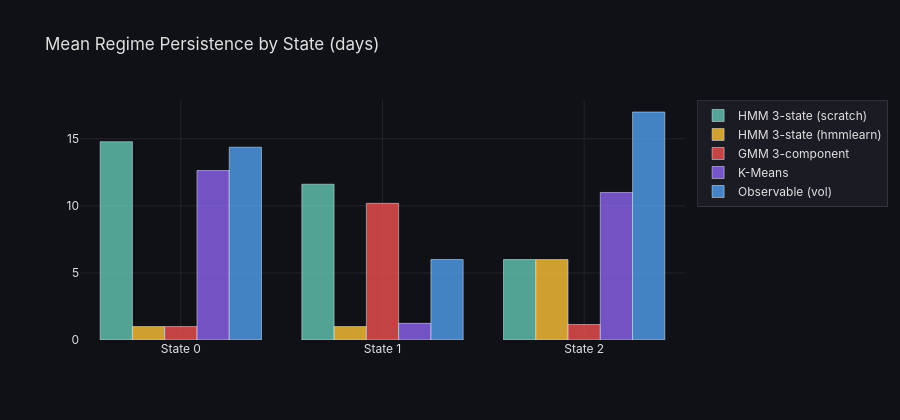

The code cell stored with this chart in its notebook:
### Markdown cell above
## 4. Regime Persistence Comparison

### Code cell
all_labels = {
    "HMM 3-state (scratch)": labels_hmm_sc,
    "HMM 3-state (hmmlearn)": labels_hmm_hl,
    "GMM 3-component": labels_gmm,
    "K-Means": labels_km,
    "Observable (vol)": labels_obs,
}

fig = go.Figure()
colours_bar = ["rgba(99,200,180,0.8)","rgba(255,195,55,0.8)","rgba(240,80,80,0.8)",
                "rgba(140,100,240,0.8)","rgba(80,160,240,0.8)"]
for idx, (name, lab) in enumerate(all_labels.items()):
    p = regime_persistence(lab)
    means = [p.get(k, 0) for k in sorted(p.keys())]
    fig.add_trace(go.Bar(
        name=name,
        x=[f"State {k}" for k in sorted(p.keys())],
        y=means,
        marker_color=colours_bar[idx % len(colours_bar)],
    ))

fig.update_layout(title="Mean Regime Persistence by State (days)",
                  barmode="group", height=420, **_DARK_LAYOUT)
fig.show()

### Figure 1 — Plotly figure (JSON) as saved in the notebook; plotly's stock layout.template omitted (floating-point values rounded to 4 significant figures)
{"data": [{"marker": {"color": "rgba(99,200,180,0.8)"}, "name": "HMM 3-state (scratch)", "type": "bar", "x": ["State 0", "State 1", "State 2"], "y": [14.79, 11.62, 6]}, {"marker": {"color": "rgba(255,195,55,0.8)"}, "name": "HMM 3-state (hmmlearn)", "type": "bar", "x": ["State 0", "State 1", "State 2"], "y": [1, 1, 6]}, {"marker": {"color": "rgba(240,80,80,0.8)"}, "name": "GMM 3-component", "type": "bar", "x": ["State 0", "State 1", "State 2"], "y": [1, 10.19, 1.156]}, {"marker": {"color": "rgba(140,100,240,0.8)"}, "name": "K-Means", "type": "bar", "x": ["State 0", "State 1", "State 2"], "y": [12.64, 1.24, 11]}, {"marker": {"color": "rgba(80,160,240,0.8)"}, "name": "Observable (vol)", "type": "bar", "x": ["State 0", "State 1", "State 2"], "y": [14.38, 6, 17]}], "layout": {"barmode": "group", "font": {"color": "#e0e0e0", "family": "Inter, Arial, sans-serif"}, "height": 420, "legend": {"bgcolor": "rgba(30,30,40,0.8)", "bordercolor": "rgba(80,80,80,0.5)", "borderwidth": 1}, "paper_bgcolor": "rgba(15,17,22,1)", "plot_bgcolor": "rgba(15,17,22,1)", "title": {"text": "Mean Regime Persistence by State (days)"}, "xaxis": {"gridcolor": "rgba(80,80,80,0.3)", "showgrid": true, "zeroline": false}, "yaxis": {"gridcolor": "rgba(80,80,80,0.3)", "showgrid": true, "zeroline": false}}}
